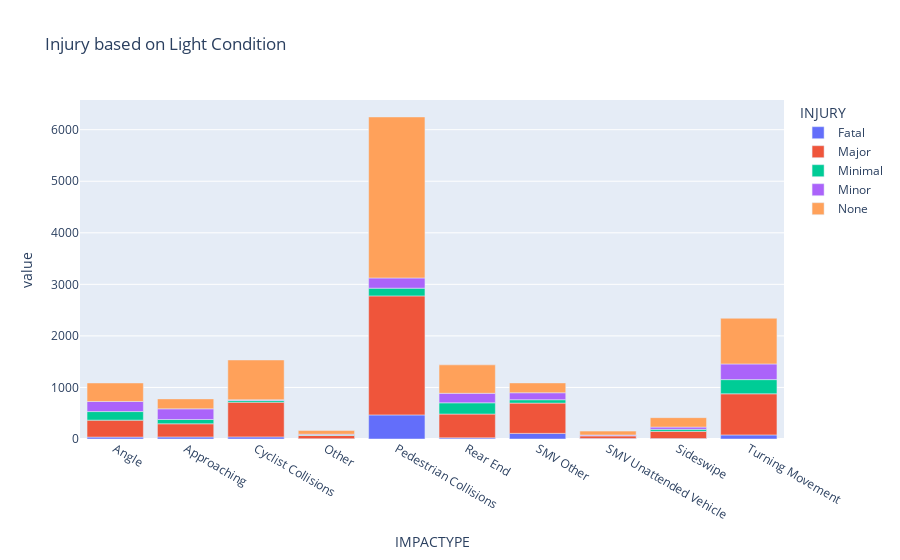

Here is the notebook cell this chart was saved with:
### Code cell
# Plot

fig = px.bar(crosstab_inctype_fatal, title="Injury based on Light Condition")
fig.show()

### Figure 1 — Plotly figure (JSON) as saved in the notebook; plotly's stock layout.template omitted (floating-point values rounded to 4 significant figures)
{"data": [{"alignmentgroup": "True", "hovertemplate": "INJURY=Fatal<br>IMPACTYPE=%{x}<br>value=%{y}<extra></extra>", "legendgroup": "Fatal", "marker": {"color": "#636efa"}, "name": "Fatal", "offsetgroup": "Fatal", "orientation": "v", "showlegend": true, "textposition": "auto", "type": "bar", "x": ["Angle", "Approaching", "Cyclist Collisions", "Other", "Pedestrian Collisions", "Rear End", "SMV Other", "SMV Unattended Vehicle", "Sideswipe", "Turning Movement"], "xaxis": "x", "y": [37, 40, 41, 6, 467, 22, 109, 10, 9, 79], "yaxis": "y"}, {"alignmentgroup": "True", "hovertemplate": "INJURY=Major<br>IMPACTYPE=%{x}<br>value=%{y}<extra></extra>", "legendgroup": "Major", "marker": {"color": "#EF553B"}, "name": "Major", "offsetgroup": "Major", "orientation": "v", "showlegend": true, "textposition": "auto", "type": "bar", "x": ["Angle", "Approaching", "Cyclist Collisions", "Other", "Pedestrian Collisions", "Rear End", "SMV Other", "SMV Unattended Vehicle", "Sideswipe", "Turning Movement"], "xaxis": "x", "y": [329, 255, 673, 63, 2309, 462, 587, 53, 139, 798], "yaxis": "y"}, {"alignmentgroup": "True", "hovertemplate": "INJURY=Minimal<br>IMPACTYPE=%{x}<br>value=%{y}<extra></extra>", "legendgroup": "Minimal", "marker": {"color": "#00cc96"}, "name": "Minimal", "offsetgroup": "Minimal", "orientation": "v", "showlegend": true, "textposition": "auto", "type": "bar", "x": ["Angle", "Approaching", "Cyclist Collisions", "Other", "Pedestrian Collisions", "Rear End", "SMV Other", "SMV Unattended Vehicle", "Sideswipe", "Turning Movement"], "xaxis": "x", "y": [166, 83, 33, 8, 150, 218, 66, 2, 39, 275], "yaxis": "y"}, {"alignmentgroup": "True", "hovertemplate": "INJURY=Minor<br>IMPACTYPE=%{x}<br>value=%{y}<extra></extra>", "legendgroup": "Minor", "marker": {"color": "#ab63fa"}, "name": "Minor", "offsetgroup": "Minor", "orientation": "v", "showlegend": true, "textposition": "auto", "type": "bar", "x": ["Angle", "Approaching", "Cyclist Collisions", "Other", "Pedestrian Collisions", "Rear End", "SMV Other", "SMV Unattended Vehicle", "Sideswipe", "Turning Movement"], "xaxis": "x", "y": [196, 207, 14, 16, 198, 184, 135, 13, 44, 304], "yaxis": "y"}, {"alignmentgroup": "True", "hovertemplate": "INJURY=None<br>IMPACTYPE=%{x}<br>value=%{y}<extra></extra>", "legendgroup": "None", "marker": {"color": "#FFA15A"}, "name": "None", "offsetgroup": "None", "orientation": "v", "showlegend": true, "textposition": "auto", "type": "bar", "x": ["Angle", "Approaching", "Cyclist Collisions", "Other", "Pedestrian Collisions", "Rear End", "SMV Other", "SMV Unattended Vehicle", "Sideswipe", "Turning Movement"], "xaxis": "x", "y": [359, 193, 772, 71, 3123, 552, 191, 75, 183, 886], "yaxis": "y"}], "layout": {"barmode": "relative", "legend": {"title": {"text": "INJURY"}, "tracegroupgap": 0}, "title": {"text": "Injury based on Light Condition"}, "xaxis": {"anchor": "y", "domain": [0, 1], "title": {"text": "IMPACTYPE"}}, "yaxis": {"anchor": "x", "domain": [0, 1], "title": {"text": "value"}}}}
